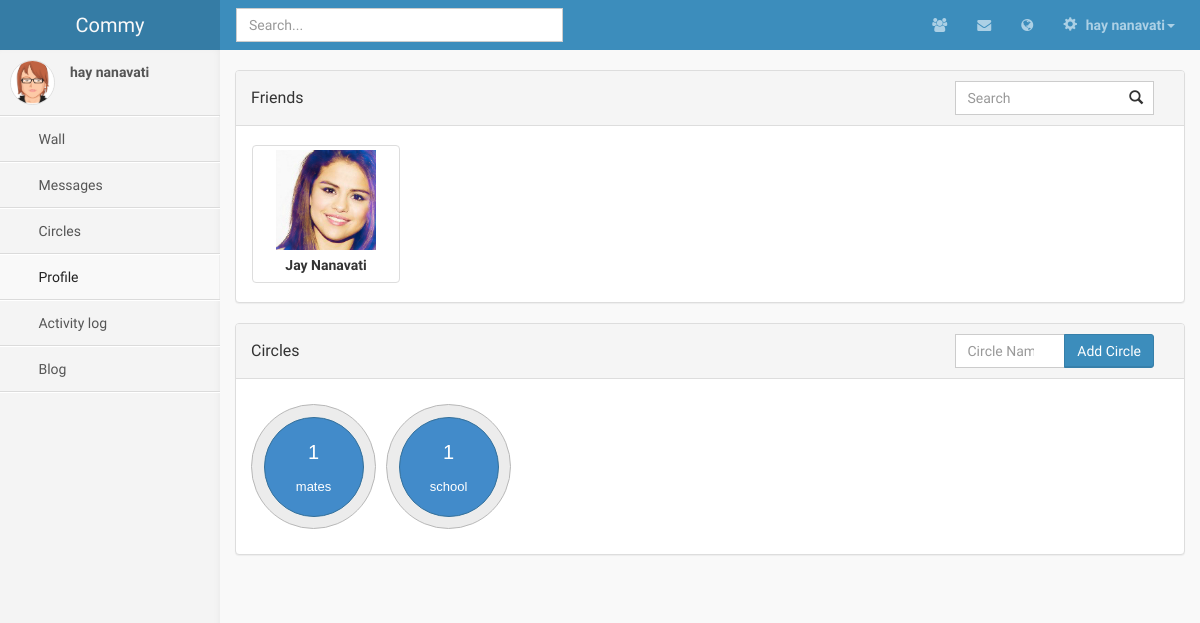
Screenshot of /circles.php (signed in) with the database file from the repository.
### tables this page shows
CREATE TABLE IF NOT EXISTS `profile` (
  `id` int(11) NOT NULL AUTO_INCREMENT,
  `main_type` int(11) NOT NULL,
  `name` varchar(512) NOT NULL,
  `surname` varchar(512) NOT NULL,
  `profile_photo_id` int(11) DEFAULT NULL,
  `cover_photo_id` int(11) DEFAULT NULL,
  `dob` date NOT NULL,
  `email` varchar(512) NOT NULL,
  `password` varchar(512) NOT NULL,
  PRIMARY KEY (`id`),
  KEY `profile_photo_id` (`profile_photo_id`),
  KEY `cover_photo_id` (`cover_photo_id`)
);

CREATE TABLE IF NOT EXISTS `circle` (
  `id` int(11) NOT NULL AUTO_INCREMENT,
  `owner_user_id` int(11) NOT NULL,
  `name` varchar(512) NOT NULL,
  PRIMARY KEY (`id`),
  KEY `circle_ibfk_1` (`owner_user_id`)
);

### includes/Modals.php (called while the page is built, shortened)
<?PHP
$user_id = $_SESSION["user_id"];
$circle_query = "SELECT id, name FROM circle WHERE owner_user_id = $user_id";
if ($circle_result = $mysqli->query($circle_query)) {
	while ($row = $circle_result->fetch_assoc()) {
		echo "<li>";
		echo "<a tabindex='-1' href='#' onclick='addToCircle(".$row["id"].");'>";
		echo $row["name"];
		echo "</a>";
		echo "</li>";
	}
}
?>

### circles.php (the view, shortened to what this page needs)
<!DOCTYPE HTML>
<html>
<head>
	<?PHP
	require("includes/php-includes.php");
	require("includes/html-includes.php");
	$user_id = $_SESSION["user_id"];
	if ($result = $mysqli->query("SELECT * FROM profile WHERE id = (SELECT profile_id FROM user WHERE id = $user_id) LIMIT 1"))
	{
		$profile = $result->fetch_object();
	}
	?>
	<link href="css/circles.css" rel="stylesheet" type="text/css">
</head>
<body class="skin-blue">
	<?PHP
	require("includes/header.php");
	?>
	<div class="wrapper row-offcanvas row-offcanvas-left">
            <?PHP include_once('includes/sidebar.php'); ?>
			<aside class="right-side">
				<section class="content">
					<div id="main_portion">
						<div class="panel panel-default">
							<div class="panel-heading clearfix">
								<h3 class="panel-title pull-left" style="padding-top: 7.5px;">Friends</h3>
								<div class="col-sm-3 col-md-3 pull-right">
									<input type="search" class="form-control" placeholder="Search" id='search' />
									<span class="glyphicon glyphicon-search"></span>
								</div>
							</div>
							<div class="panel-body" id="friends-panel">
								<ul id="friends">
								<?PHP
								$friend_query = "SELECT DISTINCT hash, name, surname
									FROM user, profile
								WHERE user.profile_id = profile.id
								AND user.id
								IN (
									SELECT
									CASE WHEN  from_user_id = $user_id
									THEN  to_user_id
									ELSE  from_user_id
									END
									FROM activity, relationship
									WHERE relationship.activity_id = activity.id
									AND (
										from_user_id = $user_id
										OR to_user_id = $user_id
									)
								)";
								$friends = array();
								if ($friend_result = $mysqli->query($friend_query)) {
									while ($row = $friend_result->fetch_assoc()) {
										$friends[] = array("hash" => $row["hash"], "name" => $row["name"], "surname" => $row["surname"]);
									}
								}
								if($friends) {
									foreach($friends as $friend) {
										extract($friend);
										echo "<li class='friend' id='$hash' data-id='$hash'>";
										echo "<div class='thumbnail text-center'>";
										echo "<img class='img' src='img/user.jpg' id='img$hash' draggable='false'>";
										echo "<div class='caption'><strong>".ucwords($name." ".$surname)."</strong></div>";
										echo "</div>";
										echo "</li>";
									}
								}
								else {
									echo "Oops! it looks like you don't have any friends yet...";
								}
								?>
								</ul>
							</div>
						</div>
						<div class="panel panel-default">
							<div class="panel-heading clearfix">
								<h3 class="panel-title pull-left" style="padding-top: 7.5px;">Circles</h3>
								<div class="col-sm-3 col-md-3 pull-right">
									<form class="form">
										<div class="input-group">
											<input type="text" class="form-control" placeholder="Circle Name" id="new-circle-name">
											<div class="input-group-btn">
												<button class="btn btn-primary" type="submit" id="new-circle">Add Circle</button>
											</div>
										</div>
									</form>
								</div>
							</div>
							<div class="panel-body">
								<ul id="circles">
								<?PHP
								$circle_query = "SELECT id, name FROM circle WHERE owner_user_id = $user_id";
								$circles = array();
								if ($circle_result = $mysqli->query($circle_query)) {
									while ($row = $circle_result->fetch_assoc()) {
										$circles[] = array("circle_id" => $row["id"], "circle_name" => $row["name"]);
									}
								}
								if ($circles) {
									foreach ($circles as $circle) {
										extract($circle);
										$member_query = "SELECT hash, name, surname FROM user, profile, user_circle WHERE user_circle.circle_id = $circle_id AND user.id = user_circle.user_id AND user.profile_id = profile.id";
										if ($member_result = $mysqli->query($member_query)) {
											echo "<li class='outer-circle' id='$circle_id' data-placement='above' title='Circle Members'>";
											$member_no = 0;
											while ($row = $member_result->fetch_assoc()) {
												$member_no++;
											}
											echo "<div class='circle'><div class='circle-label'>";
											echo "<div class='member-no'>".$member_no."</div><br>";
											echo "<span class='circle-name'>".$circle_name."</span></div></div>";
											echo "</li>";
										}
									}
								}
								?>
							</div>
						</div>
					</div>
				</section>
			</aside>
		</div>
	</body>
	</html>

### includes/header.php (shortened to what this page needs)
<?PHP
	    require_once("Modals.php");
?>
        <header class="header">
            <a class="logo" href="#">Commy</a>
            <nav class="navbar navbar-static-top" role="navigation">
                <input type="text" autocomplete="off" name="q" id="search_box" class="form-control searchbox"  placeholder="Search..." style="margin-left:16px;">
                <div class="navbar-right">
                    <ul class="nav navbar-nav">
                        <li class="dropdown messages-menu" id="friend-request-icon">
                            <a href="#" class="dropdown-toggle" data-toggle="dropdown" id="friend-request-notif">
                                <i class="fa fa-users"></i>
                            </a>
                        </li>
                        <li class="dropdown messages-menu">
                            <a href="#" class="dropdown-toggle" data-toggle="dropdown" >
                                <i class="fa fa-envelope"></i>
							</a>
                        </li>
                        <li class="dropdown messages-menu" id="general-notif-icon">
                            <a href="#" class="dropdown-toggle" data-toggle="dropdown" id="general-notif">
                                <i class="fa fa-globe"></i>
                            </a>
                        </li>
                        <li class="dropdown user user-menu">
                            <a href="#" class="dropdown-toggle" data-toggle="dropdown">
                                <i class="glyphicon glyphicon-cog"></i>
                                <span><?PHP
                                    if (isset($profile)) {
                                        echo $profile->name . " " . $profile->surname;
                                    }
                                ?><i class="caret"></i></span>
                            </a>
									<?PHP
									$profile_photo_url="img/avatar3.png";
									?>
                        </li>
                    </ul>
                </div>
            </nav>
        </header>

### includes/sidebar.php
      <aside class="left-side sidebar-offcanvas">
          <section class="sidebar">
              <div class="user-panel">
                  <div class="pull-left image">
	<?PHP
                      echo '<img src="'.$profile_photo_url.'" class="img-circle" alt="User Image" />';
	?>
</div>
                  <div class="pull-left info">
                      <p><?PHP
                          if (isset($profile)) {
                              echo $profile->name . " " . $profile->surname;
                          }
                      ?></p>
                  </div>
              </div>
              <ul class="sidebar-menu">
                  <li>
                      <a href="wall.php">
                          <i class="fa"></i> <span>Wall</span>
                      </a>
                  </li>
                  <li>
                      <a href="messages.php">
                          <i class="fa"></i> <span>Messages</span>
                      </a>
                  </li>
                  <li>
                      <a href="circles.php">
                          <i class="fa"></i> <span>Circles</span>
                      </a>
                  </li>
                  <li class="active">
                      <a href="profile.php">
                          <i class="fa"></i> <span>Profile</span>
                      </a>
                  </li>
                  <li>
                      <a href="activity.php">
                          <i class="fa"></i> <span>Activity log</span>
                      </a>
                  </li>
                  <li>
                      <a href="blog.php">
                          <i class="fa"></i> <span>Blog</span>
                      </a>
                  </li>
              </ul>
          </section>
      </aside>

### css/AdminLTE.css (style rules this page uses)
html, body { overflow-x: hidden!important; font-family: 'Source Sans Pro', sans-serif; -webkit-font-smoothing: antialiased; min-height: 100%; background: #f9f9f9; }
a { color: #3c8dbc; }
.wrapper { min-height: 100%; }
.wrapper:before, .wrapper:after { display: table; content: " "; }
.wrapper:after { clear: both; }
body > .header { position: absolute; top: 0; left: 0; right: 0; z-index: 1030; }
.right-side, .left-side { min-height: 100%; display: block; }
.right-side { background-color: #f9f9f9; margin-left: 220px; }
.left-side { position: absolute; width: 220px; top: 0; }
@media screen and (min-width: 992px) { .left-side { top: 50px; } }
.content { padding: 20px 15px; background: #f9f9f9; }
h1, h2, h3, h4, h5, h6, .h1, .h2, .h3, .h4, .h5, .h6 { font-family: 'Source Sans Pro', sans-serif; }
img { max-width: 100%important; }
body > .header { position: relative; max-height: 100px; z-index: 1030; }
body > .header .navbar { height: 50px; margin-bottom: 0; margin-left: 220px; }
body > .header .navbar .nav > li.user > a { font-weight: bold; }
body > .header .navbar .nav > li.user > a > .fa, body > .header .navbar .nav > li.user > a > .glyphicon, body > .header .navbar .nav > li.user > a > .ion { margin-right: 5px; }
body > .header .logo { float: left; font-size: 20px; line-height: 50px; text-align: center; padding: 0 10px; width: 220px; font-family: 'Kaushan Script', cursive; font-weight: 500; height: 50px; display: block; }
.sidebar { margin-bottom: 5px; }
.sidebar .sidebar-menu { list-style: none; margin: 0; padding: 0; }
.sidebar .sidebar-menu > li { margin: 0; padding: 0; }
.sidebar .sidebar-menu > li > a { padding: 12px 5px 12px 15px; display: block; }
.user-panel { padding: 10px; }
.user-panel:before, .user-panel:after { display: table; content: " "; }
.user-panel:after { clear: both; }
.user-panel > .image > img { width: 45px; height: 45px; }
.user-panel > .info { font-weight: 600; padding: 5px 5px 5px 15px; font-size: 14px; line-height: 1; }
.user-panel > .info > p { margin-bottom: 9px; }
.form-control { -webkit-border-radius: 0px !important; -moz-border-radius: 0px !important; border-radius: 0px !important; box-shadow: none; }
.btn { font-weight: 500; -webkit-border-radius: 3px; -moz-border-radius: 3px; border-radius: 3px; border: 1px solid transparent; -webkit-box-shadow: inset 0px -2px 0px 0px rgba(0, 0, 0, 0.09); -moz-box-shadow: inset 0px -2px 0px 0px rgba(0, 0, 0, 0.09); box-shadow: inset 0px -1px 0px 0px rgba(0, 0, 0, 0.09); }
.btn.btn-primary { background-color: #3c8dbc; border-color: #367fa9; }
.skin-blue .navbar { background-color: #3c8dbc; }
.skin-blue .navbar .nav a { color: #acd0e5; }
.skin-blue .navbar .navbar-right > .nav { margin-right: 10px; }
.skin-blue .logo { background-color: #367fa9; color: #f9f9f9; }
.skin-blue .user-panel > .image > img { border: 1px solid #dfdfdf; }
.skin-blue .user-panel > .info, .skin-blue .user-panel > .info > a { color: #555555; }
.skin-blue .sidebar { border-bottom: 1px solid #fff; }
.skin-blue .sidebar > .sidebar-menu > li { border-top: 1px solid #fff; border-bottom: 1px solid #dbdbdb; }
.skin-blue .sidebar > .sidebar-menu > li:first-of-type { border-top: 1px solid #dbdbdb; }
.skin-blue .sidebar > .sidebar-menu > li:first-of-type > a { border-top: 1px solid #fff; }
.skin-blue .sidebar > .sidebar-menu > li > a { margin-right: 1px; }
.skin-blue .sidebar > .sidebar-menu > li > a:hover, .skin-blue .sidebar > .sidebar-menu > li.active > a { color: #222; background: #f9f9f9; }
.skin-blue .left-side { background: #f4f4f4; -webkit-box-shadow: inset -3px 0px 8px -4px rgba(0, 0, 0, 0.1); -moz-box-shadow: inset -3px 0px 8px -4px rgba(0, 0, 0, 0.1); box-shadow: inset -3px 0px 8px -4px rgba(0, 0, 0, 0.07); }
.skin-blue .sidebar a { color: #555555; }

### css/global.css (style rules this page uses)
.searchbox { width: 33.33%; margin: 8px auto; }
.navbar-right { display: inline-block; margin-top: -50px; }

### rows the page displays
profile: name "hay", surname "nanavati"
circle: member_no "1", name "mates"
circle: member_no "1", name "school"

### other values shown
$name." ".$surname "Jay Nanavati"
